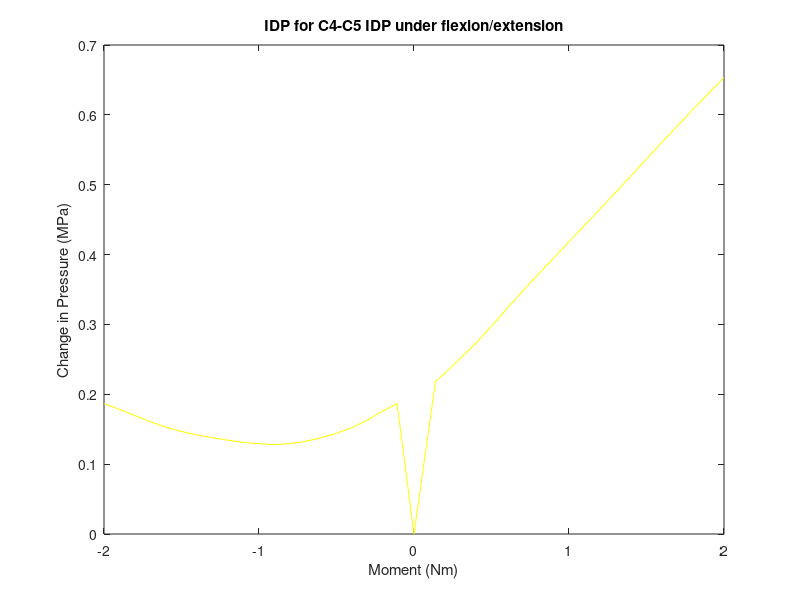

Write MATLAB code to recreate this figure. (Note: this script raises an error after producing the figure.)
%% this script plots average IDP for the c5-c6 nucleus pulposus under flexion/extension, lateral bending, and axial rotation
%model 6
%% flexion/extension (4n4p) c5-c6 Average IDP
%4n
p4n=[0.0389556 0.225608 0.213422 0.201409 0.190702 0.183049 0.176027 0.170928 0.168281 0.166874 0.168409 0.170112 0.173223 0.177323 0.181045 0.185829 0.192584 0.199722 0.208555 0.217513 0.225627];
x4n=[2 2.05467 2.1077 2.15244 2.20335 2.25035 2.30555 2.35774 2.40313 2.45015 2.50252 2.55284 2.60017 2.65712 2.70364 2.75106 2.80515 2.85128 2.90047 2.95082 3];

%4p
p4p=[0.0389556 0.25732 0.270611 0.296341 0.314731 0.338575 0.362129 0.388543 0.425175 0.439292 0.463951 0.485681 0.504513 0.528712 0.555173 0.576429 0.601395 0.625436 0.655427 0.673407 0.692344];
x4p=[2 2.06926 2.1039 2.16327 2.20546 2.25429 2.30079 2.35429 2.4315 2.46157 2.514 2.56038 2.60079 2.65194 2.70721 2.75135 2.80366 2.85454 2.91895 2.95814 3];

% delta loop
for n=1:20
    p4n1(n)=[p4n(n+1)-p4n(1)];
    p4p1(n)=[p4p(n+1)-p4p(1)];
end

% zero data and join
x4n1=-2*(x4n-2);
x4p1=[(x4p-2)*2];
p4p2=[0,p4p1];
x4=[flip(x4n1(2:21)),x4p1];
p4=[flip(p4n1),p4p2];

%plot
figure(1)
f7=plot(x4,p4,'y');
ylabel('Change in Pressure (MPa)')
xlabel('Moment (Nm)')
title('IDP for C4-C5 IDP under flexion/extension')
legend([f1,f2,f3,f4,f5,f6,f7],'intact','model 1','model 2','model 3','model 4','model 5','model 6')
hold on

%% lateral bending (5n5p) c5-c6 Average IDP
%5n
p5n=[0.0389556 0.241496 0.245434 0.249412 0.2583 0.261418 0.264749 0.267408 0.269455 0.27016 0.269693 0.267328 0.263921 0.259965 0.255457 0.248404 0.24543 0.242532 0.239858 0.235173 0.234612  ];
x5n=[2 2.06926 2.11544 2.15658 2.22964 2.26089 2.30352 2.35172 2.40991 2.47326 2.50451 2.56164 2.6091 2.65161 2.70076 2.78645 2.82704 2.86763 2.90822 2.98941 3];

%5p
p5p=[0.0389556 0.240253 0.242113 0.246106 0.248276 0.250487 0.25107 0.25071 0.249699 0.247447 0.243304 0.237987 0.232349 0.22358 0.21786 0.210953 0.206869 0.201668 0.197483 0.193445 0.189868];
x5p=[2 2.06926 2.11039 2.16205 2.20253 2.25469 2.30237 2.35235 2.40447 2.45402 2.50951 2.55995 2.60457 2.66104 2.70282 2.76219 2.80057 2.85371 2.90136 2.95138 3];

% delta loop
for n=1:20
    p5n1(n)=[p5n(n+1)-p5n(1)];
    p5p1(n)=[p5p(n+1)-p5p(1)];
end

% zero data and join
x5n1=-2*(x5n-2);
x5p1=[(x5p-2)*2];
p5p2=[0,p5p1];
x5=[flip(x5n1(2:21)),x5p1];
p5=[flip(p5n1),p5p2];

%plot
figure(2)
d7=plot(x5,p5,'y');
ylabel('Change in Pressure (MPa)')
xlabel('Moment (Nm)')
title('IDP for C4-C5 IDP under lateral bending')
legend([d1,d2,d3,d4,d5,d6,d7],'intact','model 1','model 2','model 3','model 4','model 5','model 6')
hold on

%% axial rotation (6n6p) c5-c6 Average IDP
%6n
p6n=[0.0389556 0.247836 0.257148 0.264876 0.274858 0.283925 0.291058 0.299869 0.310363 0.316042 0.324081 0.33083 0.336555 0.345506 0.350807 0.356045 0.362144 0.368165 0.375287 0.380344 0.384039];
x6n=[2 2.05457 2.10596 2.15281 2.2099 2.26199 2.30323 2.3549 2.42252 2.46212 2.51913 2.56913 2.61288 2.68319 2.72538 2.76757 2.81757 2.86757 2.92694 2.96913 3];

%6p % 
p6p=[0.0389556 0.234703 0.239572 0.242255 0.248498 0.253872 0.263007 0.274849 0.281975 0.291129 0.298095 0.305833 0.31207 0.318855 0.32486 0.332495 0.339285 0.343336 0.350429 0.356215 0.361197];
x6p=[2 2.05486 2.10789 2.15953 2.21347 2.25039 2.30255 2.36524 2.40407 2.45974 2.50483 2.55731 2.60253 2.65367 2.70049 2.76158 2.81718 2.85019 2.90883 2.95766 3];

% delta loop
for n=1:20
    p6n1(n)=[p6n(n+1)-p6n(1)];
    p6p1(n)=[p6p(n+1)-p6p(1)];
end

% zero data and join
x6n1=-2*(x6n-2);
x6p1=[(x6p-2)*2];
p6p2=[0,p6p1];
x6=[flip(x6n1(2:21)),x6p1];
p6=[flip(p6n1),p6p2];

%plot
figure(3)
s7=plot(x6,p6,'y');
ylabel('Change in Pressure (MPa)')
xlabel('Moment (Nm)')
title('IDP for C4-C5 under axial rotation')
legend([s1,s2,s3,s4,s5,s6,s7],'intact','model 1','model 2','model 3','model 4','model 5','model 6')
hold on
